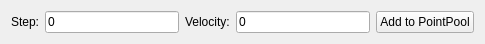
<?xml version="1.0" encoding="UTF-8"?>
<ui version="4.0">
 <class>SettingPanel</class>
 <widget class="QWidget" name="SettingPanel">
  <property name="geometry">
   <rect>
    <x>0</x>
    <y>0</y>
    <width>485</width>
    <height>44</height>
   </rect>
  </property>
  <property name="windowTitle">
   <string>Form</string>
  </property>
  <layout class="QGridLayout" name="gridLayout">
   <item row="0" column="2">
    <widget class="QLabel" name="label_velocitty">
     <property name="text">
      <string>Velocity:</string>
     </property>
    </widget>
   </item>
   <item row="0" column="0">
    <widget class="QLabel" name="label_step">
     <property name="text">
      <string>Step:</string>
     </property>
    </widget>
   </item>
   <item row="0" column="1">
    <widget class="QLineEdit" name="lineEdit_step">
     <property name="text">
      <string>0</string>
     </property>
    </widget>
   </item>
   <item row="0" column="3">
    <widget class="QLineEdit" name="lineEdit_velocity">
     <property name="text">
      <string>0</string>
     </property>
    </widget>
   </item>
   <item row="0" column="4">
    <widget class="QPushButton" name="add_to_point_pool_button">
     <property name="text">
      <string>Add to PointPool</string>
     </property>
    </widget>
   </item>
  </layout>
 </widget>
 <resources/>
 <connections/>
</ui>
